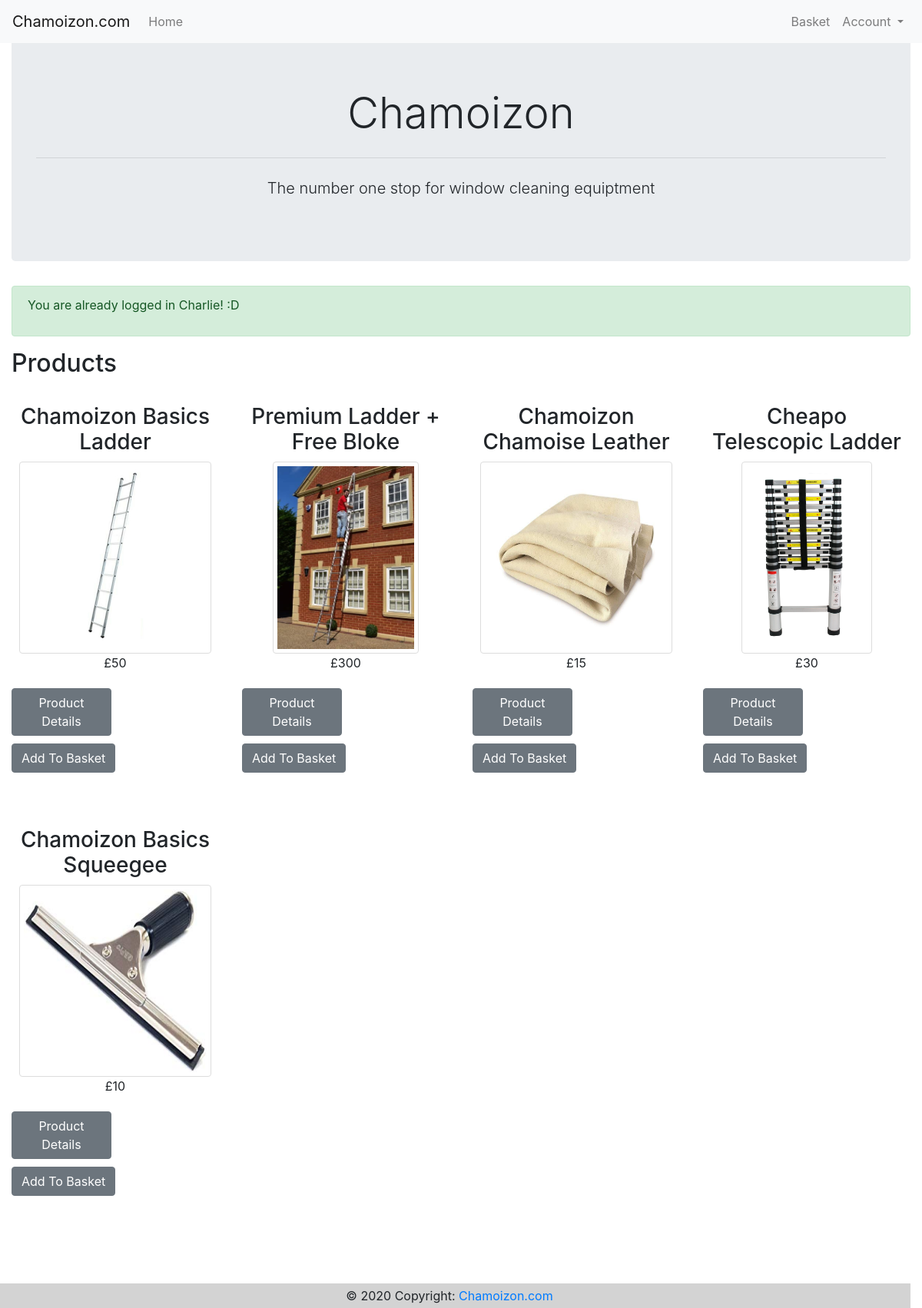
The page /index.php?succ_msg=1 (signed in) on the database its author committed.
### tables this page shows
CREATE TABLE `product` (
  `productID` int(10) unsigned NOT NULL AUTO_INCREMENT,
  `productName` varchar(128) NOT NULL,
  `image` varchar(255) DEFAULT NULL,
  `description` varchar(512) NOT NULL,
  `price` float NOT NULL,
  `alt` varchar(128) NOT NULL,
  PRIMARY KEY (`productID`)
);

### includes/functions/page.php (the view, shortened to what this page needs)
<?php
function populateProducts()
{
    global $db;
    $sql = "SELECT productID, productName, image, alt, price  FROM product";
    $result = mysqli_query($db, $sql);
    while ($row = mysqli_fetch_assoc($result)) {
?>
        <div class="col-md-3 product">
            <h3><?= $row['productName'] ?></h3>
            <img class="img-thumb" src="<?= $row['image'] ?>" alt="<?= $row['alt'] ?>" />
            <p>
                £<?= $row['price'] ?>
            </p>
            <div class="row btn_row">
                <div class="col-md-6 button">
                    <a class="btn btn-secondary btn block" href="product-details.php?id=<?= $row['productID'] ?>">Product
                        Details</a>
                </div>
                <form action="basket.php" method="post" id="add-to-basket" class="form-horizontal,text-left">
                    <div class="form-group">
                        <div class="col-sm-6 button">
                            <input type="submit" class="btn btn-secondary btn block" name="action" value="Add To Basket" required />
                        </div>
                    </div>
                </form>
            </div>
        </div>
    <?php
    }
}
    ?>

### css/style.css (style rules this page uses)
.product { padding: 25px; align-items: center; text-align: center; }
.img-thumb { border: 1px solid #ddd; border-radius: 4px; padding: 5px; height: 250px; max-width: 250px; }
.button { padding: 5px; }

### rows shown on the page
product: productName "Chamoizon Basics Ladder", image (picture), price "50"
product: productName "Premium Ladder + Free Bloke", image (picture), price "300"
product: productName "Chamoizon Chamoise Leather", image (picture), price "15"
product: productName "Cheapo Telescopic Ladder", image (picture), price "30"
product: productName "Chamoizon Basics Squeegee", image (picture), price "10"

### other values the page prints
$message "You are already logged in Charlie! :D"
